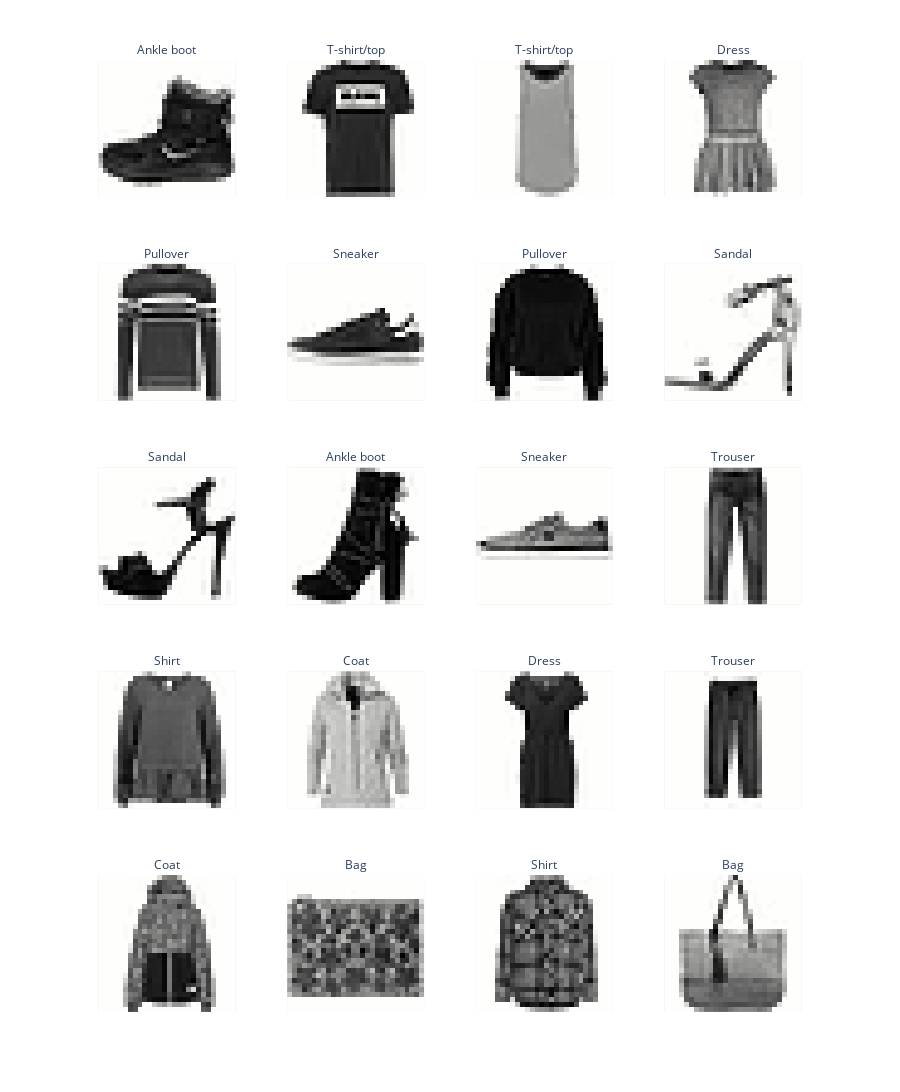

Notebook source saved alongside this figure:
### Markdown cell above
### Problem 1d: Visualizing Class Examples

To better understand the dataset, let's visualize a few examples from each class. This will help us see what the images look like and how they differ across classes.

**Task**: 
1. Use the `pandas` `groupby` function to group the `DataFrame` by the `label` column.
2. Sample 2 images per class.
3. Use the `show_images` function to display the images in a grid, with each image labeled by its class name.

### Code cell
# TODO: Get 2 sample images per class and plot them.
examples = df.groupby('label').head(2)

fig = show_images(examples["image"].tolist(), ncols=4, labels=examples["label"].tolist())
fig.show()

### Figure 1 — Plotly figure (JSON) as saved in the notebook; plotly's stock layout.template omitted (floating-point values rounded to 4 significant figures; data arrays with more than 128 entries replaced by an {"elided": "..."} marker saying what was removed)
{"data": [{"coloraxis": "coloraxis", "hovertemplate": "x: %{x}<br>y: %{y}<br>color: %{z}<extra></extra>", "name": "0", "type": "heatmap", "xaxis": "x17", "yaxis": "y17", "z": {"elided": "28x28 float values"}}, {"coloraxis": "coloraxis", "hovertemplate": "x: %{x}<br>y: %{y}<br>color: %{z}<extra></extra>", "name": "1", "type": "heatmap", "xaxis": "x18", "yaxis": "y18", "z": {"elided": "28x28 float values"}}, {"coloraxis": "coloraxis", "hovertemplate": "x: %{x}<br>y: %{y}<br>color: %{z}<extra></extra>", "name": "2", "type": "heatmap", "xaxis": "x19", "yaxis": "y19", "z": {"elided": "28x28 float values"}}, {"coloraxis": "coloraxis", "hovertemplate": "x: %{x}<br>y: %{y}<br>color: %{z}<extra></extra>", "name": "3", "type": "heatmap", "xaxis": "x20", "yaxis": "y20", "z": {"elided": "28x28 float values"}}, {"coloraxis": "coloraxis", "hovertemplate": "x: %{x}<br>y: %{y}<br>color: %{z}<extra></extra>", "name": "4", "type": "heatmap", "xaxis": "x13", "yaxis": "y13", "z": {"elided": "28x28 float values"}}, {"coloraxis": "coloraxis", "hovertemplate": "x: %{x}<br>y: %{y}<br>color: %{z}<extra></extra>", "name": "5", "type": "heatmap", "xaxis": "x14", "yaxis": "y14", "z": {"elided": "28x28 float values"}}, {"coloraxis": "coloraxis", "hovertemplate": "x: %{x}<br>y: %{y}<br>color: %{z}<extra></extra>", "name": "6", "type": "heatmap", "xaxis": "x15", "yaxis": "y15", "z": {"elided": "28x28 float values"}}, {"coloraxis": "coloraxis", "hovertemplate": "x: %{x}<br>y: %{y}<br>color: %{z}<extra></extra>", "name": "7", "type": "heatmap", "xaxis": "x16", "yaxis": "y16", "z": {"elided": "28x28 float values"}}, {"coloraxis": "coloraxis", "hovertemplate": "x: %{x}<br>y: %{y}<br>color: %{z}<extra></extra>", "name": "8", "type": "heatmap", "xaxis": "x9", "yaxis": "y9", "z": {"elided": "28x28 float values"}}, {"coloraxis": "coloraxis", "hovertemplate": "x: %{x}<br>y: %{y}<br>color: %{z}<extra></extra>", "name": "9", "type": "heatmap", "xaxis": "x10", "yaxis": "y10", "z": {"elided": "28x28 float values"}}, {"coloraxis": "coloraxis", "hovertemplate": "x: %{x}<br>y: %{y}<br>color: %{z}<extra></extra>", "name": "10", "type": "heatmap", "xaxis": "x11", "yaxis": "y11", "z": {"elided": "28x28 float values"}}, {"coloraxis": "coloraxis", "hovertemplate": "x: %{x}<br>y: %{y}<br>color: %{z}<extra></extra>", "name": "11", "type": "heatmap", "xaxis": "x12", "yaxis": "y12", "z": {"elided": "28x28 float values"}}, {"coloraxis": "coloraxis", "hovertemplate": "x: %{x}<br>y: %{y}<br>color: %{z}<extra></extra>", "name": "12", "type": "heatmap", "xaxis": "x5", "yaxis": "y5", "z": {"elided": "28x28 float values"}}, {"coloraxis": "coloraxis", "hovertemplate": "x: %{x}<br>y: %{y}<br>color: %{z}<extra></extra>", "name": "13", "type": "heatmap", "xaxis": "x6", "yaxis": "y6", "z": {"elided": "28x28 float values"}}, {"coloraxis": "coloraxis", "hovertemplate": "x: %{x}<br>y: %{y}<br>color: %{z}<extra></extra>", "name": "14", "type": "heatmap", "xaxis": "x7", "yaxis": "y7", "z": {"elided": "28x28 float values"}}, {"coloraxis": "coloraxis", "hovertemplate": "x: %{x}<br>y: %{y}<br>color: %{z}<extra></extra>", "name": "15", "type": "heatmap", "xaxis": "x8", "yaxis": "y8", "z": {"elided": "28x28 float values"}}, {"coloraxis": "coloraxis", "hovertemplate": "x: %{x}<br>y: %{y}<br>color: %{z}<extra></extra>", "name": "16", "type": "heatmap", "xaxis": "x", "yaxis": "y", "z": {"elided": "28x28 float values"}}, {"coloraxis": "coloraxis", "hovertemplate": "x: %{x}<br>y: %{y}<br>color: %{z}<extra></extra>", "name": "17", "type": "heatmap", "xaxis": "x2", "yaxis": "y2", "z": {"elided": "28x28 float values"}}, {"coloraxis": "coloraxis", "hovertemplate": "x: %{x}<br>y: %{y}<br>color: %{z}<extra></extra>", "name": "18", "type": "heatmap", "xaxis": "x3", "yaxis": "y3", "z": {"elided": "28x28 float values"}}, {"coloraxis": "coloraxis", "hovertemplate": "x: %{x}<br>y: %{y}<br>color: %{z}<extra></extra>", "name": "19", "type": "heatmap", "xaxis": "x4", "yaxis": "y4", "z": {"elided": "28x28 float values"}}], "layout": {"annotations": [{"font": {}, "showarrow": false, "text": "Coat", "x": 0.1175, "xanchor": "center", "xref": "paper", "y": 0.144, "yanchor": "bottom", "yref": "paper"}, {"font": {}, "showarrow": false, "text": "Bag", "x": 0.3725, "xanchor": "center", "xref": "paper", "y": 0.144, "yanchor": "bottom", "yref": "paper"}, {"font": {}, "showarrow": false, "text": "Shirt", "x": 0.6275, "xanchor": "center", "xref": "paper", "y": 0.144, "yanchor": "bottom", "yref": "paper"}, {"font": {}, "showarrow": false, "text": "Bag", "x": 0.8825, "xanchor": "center", "xref": "paper", "y": 0.144, "yanchor": "bottom", "yref": "paper"}, {"font": {}, "showarrow": false, "text": "Shirt", "x": 0.1175, "xanchor": "center", "xref": "paper", "y": 0.358, "yanchor": "bottom", "yref": "paper"}, {"font": {}, "showarrow": false, "text": "Coat", "x": 0.3725, "xanchor": "center", "xref": "paper", "y": 0.358, "yanchor": "bottom", "yref": "paper"}, {"font": {}, "showarrow": false, "text": "Dress", "x": 0.6275, "xanchor": "center", "xref": "paper", "y": 0.358, "yanchor": "bottom", "yref": "paper"}, {"font": {}, "showarrow": false, "text": "Trouser", "x": 0.8825, "xanchor": "center", "xref": "paper", "y": 0.358, "yanchor": "bottom", "yref": "paper"}, {"font": {}, "showarrow": false, "text": "Sandal", "x": 0.1175, "xanchor": "center", "xref": "paper", "y": 0.572, "yanchor": "bottom", "yref": "paper"}, {"font": {}, "showarrow": false, "text": "Ankle boot", "x": 0.3725, "xanchor": "center", "xref": "paper", "y": 0.572, "yanchor": "bottom", "yref": "paper"}, {"font": {}, "showarrow": false, "text": "Sneaker", "x": 0.6275, "xanchor": "center", "xref": "paper", "y": 0.572, "yanchor": "bottom", "yref": "paper"}, {"font": {}, "showarrow": false, "text": "Trouser", "x": 0.8825, "xanchor": "center", "xref": "paper", "y": 0.572, "yanchor": "bottom", "yref": "paper"}, {"font": {}, "showarrow": false, "text": "Pullover", "x": 0.1175, "xanchor": "center", "xref": "paper", "y": 0.786, "yanchor": "bottom", "yref": "paper"}, {"font": {}, "showarrow": false, "text": "Sneaker", "x": 0.3725, "xanchor": "center", "xref": "paper", "y": 0.786, "yanchor": "bottom", "yref": "paper"}, {"font": {}, "showarrow": false, "text": "Pullover", "x": 0.6275, "xanchor": "center", "xref": "paper", "y": 0.786, "yanchor": "bottom", "yref": "paper"}, {"font": {}, "showarrow": false, "text": "Sandal", "x": 0.8825, "xanchor": "center", "xref": "paper", "y": 0.786, "yanchor": "bottom", "yref": "paper"}, {"font": {}, "showarrow": false, "text": "Ankle boot", "x": 0.1175, "xanchor": "center", "xref": "paper", "y": 1, "yanchor": "bottom", "yref": "paper"}, {"font": {}, "showarrow": false, "text": "T-shirt/top", "x": 0.3725, "xanchor": "center", "xref": "paper", "y": 1, "yanchor": "bottom", "yref": "paper"}, {"font": {}, "showarrow": false, "text": "T-shirt/top", "x": 0.6275, "xanchor": "center", "xref": "paper", "y": 1, "yanchor": "bottom", "yref": "paper"}, {"font": {}, "showarrow": false, "text": "Dress", "x": 0.8825, "xanchor": "center", "xref": "paper", "y": 1, "yanchor": "bottom", "yref": "paper"}], "coloraxis": {"colorscale": [[0, "rgb(254, 254, 253)"], [0.09091, "rgb(224, 224, 223)"], [0.1818, "rgb(197, 197, 195)"], [0.2727, "rgb(171, 171, 170)"], [0.3636, "rgb(146, 146, 145)"], [0.4545, "rgb(124, 123, 122)"], [0.5455, "rgb(102, 101, 101)"], [0.6364, "rgb(81, 80, 80)"], [0.7273, "rgb(59, 59, 59)"], [0.8182, "rgb(38, 38, 38)"], [0.9091, "rgb(16, 16, 16)"], [1, "rgb(0, 0, 0)"]], "showscale": false}, "height": 1100, "margin": {"t": 60}, "xaxis": {"anchor": "y", "constrain": "domain", "domain": [0, 0.235], "scaleanchor": "y", "showgrid": false, "showticklabels": false}, "xaxis10": {"anchor": "y10", "domain": [0.255, 0.49], "matches": "x", "showgrid": false, "showticklabels": false}, "xaxis11": {"anchor": "y11", "domain": [0.51, 0.745], "matches": "x", "showgrid": false, "showticklabels": false}, "xaxis12": {"anchor": "y12", "domain": [0.765, 1.0], "matches": "x", "showgrid": false, "showticklabels": false}, "xaxis13": {"anchor": "y13", "domain": [0, 0.235], "matches": "x", "showgrid": false, "showticklabels": false}, "xaxis14": {"anchor": "y14", "domain": [0.255, 0.49], "matches": "x", "showgrid": false, "showticklabels": false}, "xaxis15": {"anchor": "y15", "domain": [0.51, 0.745], "matches": "x", "showgrid": false, "showticklabels": false}, "xaxis16": {"anchor": "y16", "domain": [0.765, 1.0], "matches": "x", "showgrid": false, "showticklabels": false}, "xaxis17": {"anchor": "y17", "domain": [0, 0.235], "matches": "x", "showgrid": false, "showticklabels": false}, "xaxis18": {"anchor": "y18", "domain": [0.255, 0.49], "matches": "x", "showgrid": false, "showticklabels": false}, "xaxis19": {"anchor": "y19", "domain": [0.51, 0.745], "matches": "x", "showgrid": false, "showticklabels": false}, "xaxis2": {"anchor": "y2", "domain": [0.255, 0.49], "matches": "x", "showgrid": false, "showticklabels": false}, "xaxis20": {"anchor": "y20", "domain": [0.765, 1.0], "matches": "x", "showgrid": false, "showticklabels": false}, "xaxis3": {"anchor": "y3", "domain": [0.51, 0.745], "matches": "x", "showgrid": false, "showticklabels": false}, "xaxis4": {"anchor": "y4", "domain": [0.765, 1.0], "matches": "x", "showgrid": false, "showticklabels": false}, "xaxis5": {"anchor": "y5", "domain": [0, 0.235], "matches": "x", "showgrid": false, "showticklabels": false}, "xaxis6": {"anchor": "y6", "domain": [0.255, 0.49], "matches": "x", "showgrid": false, "showticklabels": false}, "xaxis7": {"anchor": "y7", "domain": [0.51, 0.745], "matches": "x", "showgrid": false, "showticklabels": false}, "xaxis8": {"anchor": "y8", "domain": [0.765, 1.0], "matches": "x", "showgrid": false, "showticklabels": false}, "xaxis9": {"anchor": "y9", "domain": [0, 0.235], "matches": "x", "showgrid": false, "showticklabels": false}, "yaxis": {"anchor": "x", "autorange": "reversed", "constrain": "domain", "domain": [0, 0.144], "showgrid": false, "showticklabels": false}, "yaxis10": {"anchor": "x10", "domain": [0.428, 0.572], "matches": "y", "showgrid": false, "showticklabels": false}, "yaxis11": {"anchor": "x11", "domain": [0.428, 0.572], "matches": "y", "showgrid": false, "showticklabels": false}, "yaxis12": {"anchor": "x12", "domain": [0.428, 0.572], "matches": "y", "showgrid": false, "showticklabels": false}, "yaxis13": {"anchor": "x13", "domain": [0.642, 0.786], "matches": "y", "showgrid": false, "showticklabels": false}, "yaxis14": {"anchor": "x14", "domain": [0.642, 0.786], "matches": "y", "showgrid": false, "showticklabels": false}, "yaxis15": {"anchor": "x15", "domain": [0.642, 0.786], "matches": "y", "showgrid": false, "showticklabels": false}, "yaxis16": {"anchor": "x16", "domain": [0.642, 0.786], "matches": "y", "showgrid": false, "showticklabels": false}, "yaxis17": {"anchor": "x17", "domain": [0.856, 1], "matches": "y", "showgrid": false, "showticklabels": false}, "yaxis18": {"anchor": "x18", "domain": [0.856, 1], "matches": "y", "showgrid": false, "showticklabels": false}, "yaxis19": {"anchor": "x19", "domain": [0.856, 1], "matches": "y", "showgrid": false, "showticklabels": false}, "yaxis2": {"anchor": "x2", "domain": [0, 0.144], "matches": "y", "showgrid": false, "showticklabels": false}, "yaxis20": {"anchor": "x20", "domain": [0.856, 1], "matches": "y", "showgrid": false, "showticklabels": false}, "yaxis3": {"anchor": "x3", "domain": [0, 0.144], "matches": "y", "showgrid": false, "showticklabels": false}, "yaxis4": {"anchor": "x4", "domain": [0, 0.144], "matches": "y", "showgrid": false, "showticklabels": false}, "yaxis5": {"anchor": "x5", "domain": [0.214, 0.358], "matches": "y", "showgrid": false, "showticklabels": false}, "yaxis6": {"anchor": "x6", "domain": [0.214, 0.358], "matches": "y", "showgrid": false, "showticklabels": false}, "yaxis7": {"anchor": "x7", "domain": [0.214, 0.358], "matches": "y", "showgrid": false, "showticklabels": false}, "yaxis8": {"anchor": "x8", "domain": [0.214, 0.358], "matches": "y", "showgrid": false, "showticklabels": false}, "yaxis9": {"anchor": "x9", "domain": [0.428, 0.572], "matches": "y", "showgrid": false, "showticklabels": false}}}
